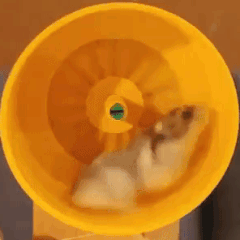
#> input picture Hamster_Wheel/hamster.gif, 240 x 240 px
$ python convert_gif.py hamster.gif frames_opt 21
#> lines starting #> are read from the running program, lines starting #| are printed output that depends on the picture
#!/usr/bin/env python3
"""
Convert GIF to optimized RGB565 frames for RP2040 LCD display.

Usage:
    python3 convert_gif.py input.gif output_folder num_frames

Examples:
    python3 convert_gif.py hamster.gif frames_opt 21
    python3 convert_gif.py hamster2.gif frames2_opt21 21
"""

from PIL import Image, ImageSequence
import os
import sys

def rgb_to_rgb565(img):
    """Convert PIL RGB image to RGB565 bytes for RP2040 LCD.
    Packed as: Red(5 bits) | Green(6 bits) | Blue(5 bits)
    Written as big-endian (MSB first) to match display format.
    """
    img = img.convert("RGB").resize((240, 240))
    buf = bytearray()
    w, h = img.size
    for y in range(h):
        for x in range(w):
            r, g, b = img.getpixel((x, y))
            r5 = (r >> 3) & 0x1F
            g6 = (g >> 2) & 0x3F
            b5 = (b >> 3) & 0x1F
            val = (r5 << 11) | (g6 << 5) | b5
            buf.append((val >> 8) & 0xFF)
            buf.append(val & 0xFF)
    return buf


def convert_gif(input_gif, output_folder, num_frames=21):
    """Convert GIF to optimized RGB565 frames.

    Args:
        input_gif: Path to input GIF file
        output_folder: Output directory for frames
        num_frames: Number of frames to extract (evenly sampled)
    """
#> called with input_gif = 'hamster.gif', output_folder = 'frames_opt', num_frames = 21
    if not os.path.exists(input_gif):
        print(f"Error: Input file '{input_gif}' not found!")
        return False

    os.makedirs(output_folder, exist_ok=True)

    # Open and collect all frames
    im = Image.open(input_gif)
#> im is the input picture: PIL image 240x240 P; mean R, G, B, A 193.2, 117.7, 26.4, 255
    all_frames = []
    for frame in ImageSequence.Iterator(im):
        all_frames.append(frame.copy())
#> this loop made 56 passes
#> after the loop, all_frames = 56 items

    N = len(all_frames)
#> N = 56
    if N == 0:
        print(f"Error: No frames found in '{input_gif}'!")
        return False

    print(f"Total frames in {input_gif}: {N}")
#| Total frames in hamster.gif: 56

    # Evenly sample frames across the animation
    if N >= num_frames:
        indexes = [round(i * (N - 1) / (num_frames - 1)) for i in range(num_frames)]
#> indexes = [0, 3, 6, 8, 11, 14, 16, 19, 22, 25, 28, 30, 33, 36, 38, 41, 44, 47, 50, 52, 55]
    else:
        indexes = list(range(N))
        print(f"Warning: GIF has only {N} frames, using all of them")

    print(f"Exporting {len(indexes)} frames to {output_folder}/")
#| Exporting 21 frames to frames_opt/

    # Convert and save frames
    for i, idx in enumerate(indexes):
        frame = all_frames[idx].convert('RGB').resize((240, 240))
        data = rgb_to_rgb565(frame)
        out_path = os.path.join(output_folder, f'frame{i:03}.rgb565')
        with open(out_path, 'wb') as f:
            f.write(data)
        print(f"  Saved frame {i:03} (from source frame {idx})")
#> this loop made 21 passes
#> idx on passes 1 to 12: 0, 3, 6, 8, 11, 14, 16, 19, 22, 25, 28, 30
#|   Saved frame 000 (from source frame 0)
#|   Saved frame 001 (from source frame 3)
#|   Saved frame 002 (from source frame 6)
#|   Saved frame 003 (from source frame 8)
#|   Saved frame 004 (from source frame 11)
#|   Saved frame 005 (from source frame 14)
#|   Saved frame 006 (from source frame 16)
#|   Saved frame 007 (from source frame 19)
#> (further printed lines are left out)
#> pass 2, in convert_gif, `frame = all_frames[idx].convert('RGB').resize((240, 240))`:
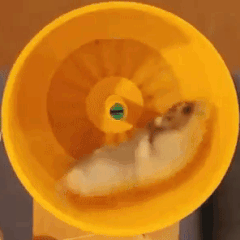
#> frame: PIL image 240x240 RGB; mean R, G, B 193.9, 118.2, 26.7
#> pass 3, in convert_gif, `frame = all_frames[idx].convert('RGB').resize((240, 240))`:
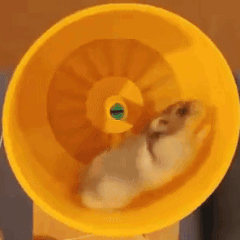
#> frame: PIL image 240x240 RGB; mean R, G, B 192.9, 117.4, 26.4
#> after the loop:
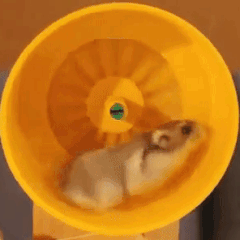
#> frame: PIL image 240x240 RGB; mean R, G, B 192.5, 117.3, 25.6

    print(f"\nDone! Created {len(indexes)} frames in {output_folder}/")
#| Done! Created 21 frames in frames_opt/
    return True


if __name__ == '__main__':
    if len(sys.argv) < 3:
        print(__doc__)
        print("\nExample:")
        print("  python3 convert_gif.py hamster.gif frames_opt 21")
        sys.exit(1)

    input_gif = sys.argv[1]
    output_folder = sys.argv[2]
    num_frames = int(sys.argv[3]) if len(sys.argv) > 3 else 21

    success = convert_gif(input_gif, output_folder, num_frames)
    sys.exit(0 if success else 1)
#> (the program exits here)
